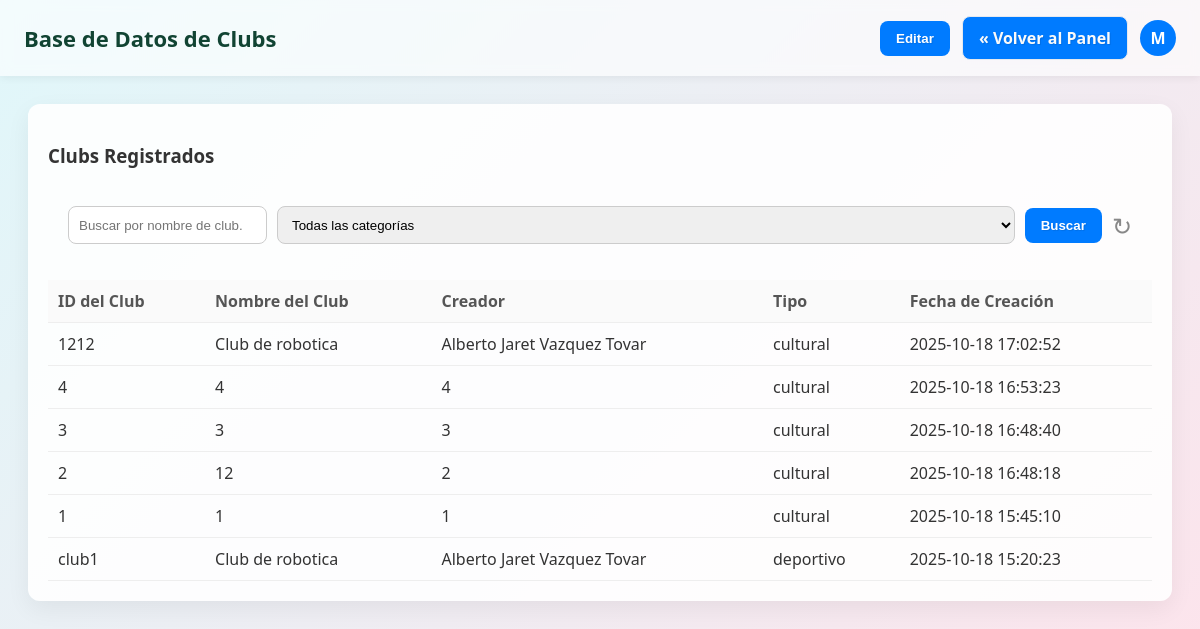
Page /view_clubs.php (signed in) on the earlier database version.
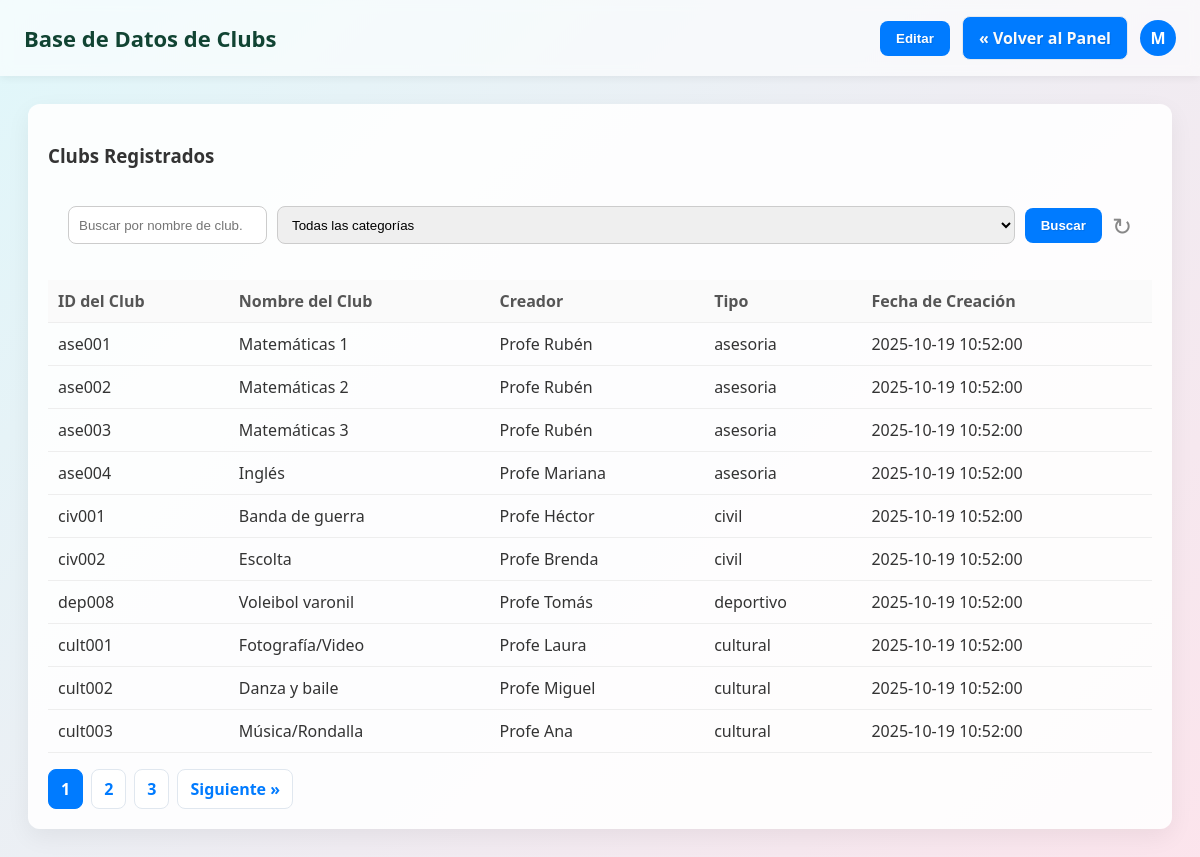
Same page on the later database version.
### tables this page shows
CREATE TABLE `clubs` (
  `club_id` varchar(50) NOT NULL,
  `club_name` varchar(100) NOT NULL,
  `password` varchar(255) NOT NULL,
  `creator_name` varchar(100) NOT NULL,
  `club_type` enum('cultural','deportivo','civil','asesoria') NOT NULL,
  `created_at` datetime DEFAULT current_timestamp()
);

### view_clubs.php (the view, shortened to what this page needs)
<?php
require 'config.php';
$user = $_SESSION['user'];
$search = trim($_GET['search'] ?? '');
$type = trim($_GET['type'] ?? '');
$page = max(1, intval($_GET['page'] ?? 1));
$limit = 10;
$offset = ($page - 1) * $limit;
$params = [];
$whereSql = '';
$countSql = "SELECT COUNT(*) FROM clubs $whereSql";
$countStmt = $pdo->prepare($countSql);
$countStmt->execute($params);
$total = (int) $countStmt->fetchColumn();
$totalPages = $total > 0 ? ceil($total / $limit) : 1;
$sql = "SELECT club_id, club_name, creator_name, club_type, created_at FROM clubs $whereSql ORDER BY created_at DESC LIMIT ? OFFSET ?";
$stmt = $pdo->prepare($sql);
$paramIndex = 1;
$stmt->bindValue($paramIndex++, $limit, PDO::PARAM_INT);
$stmt->bindValue($paramIndex++, $offset, PDO::PARAM_INT);
$stmt->execute();
$clubs = $stmt->fetchAll(PDO::FETCH_ASSOC);
?>
<!doctype html>
<html lang="es">
<head>
</head>
<body>
 <header>
  <h2>Base de Datos de Clubs</h2>
  <div class="header-actions">
    <button id="toggleEditBtn" class="btn" type="button">Editar</button>
    <a href="teacher_dashboard.php" class="btn alt">&laquo; Volver al Panel</a>
    <div class="usericon">
      <div class="avatar"><?=strtoupper($user['username'][0] ?? 'U')?></div>
    </div>
  </div>
 </header>
  <div class="container">
    <div class="card">
      <h3>Clubs Registrados</h3>
      <form id="filterForm" class="filter-controls">
        <input type="search" id="searchInput" name="search" placeholder="Buscar por nombre de club..." value="<?= htmlspecialchars($search) ?>">
        <select id="typeFilter" name="type">
          <option value="">Todas las categorías</option>
        </select>
        <button type="submit" class="btn">Buscar</button>
        <a href="view_clubs.php" class="reset-btn" title="Restablecer filtros">↻</a>
      </form>
      <?php if (empty($clubs)): ?>
        <p>No se encontraron clubs con los filtros seleccionados.</p>
      <?php else: ?>
        <table class="table">
          <thead>
            <tr>
              <th>ID del Club</th>
              <th>Nombre del Club</th>
              <th>Creador</th>
              <th>Tipo</th>
              <th>Fecha de Creación</th>
            </tr>
          </thead>
          <tbody>
            <?php foreach ($clubs as $club): ?>
              <tr data-id="<?= htmlspecialchars($club['club_id']) ?>" data-name="<?= htmlspecialchars($club['club_name']) ?>">
                <td data-col="club_id"><?= htmlspecialchars($club['club_id']) ?></td>
                <td data-col="club_name"><?= htmlspecialchars($club['club_name']) ?></td>
                <td data-col="creator_name"><?= htmlspecialchars($club['creator_name']) ?></td>
                <td data-col="club_type"><?= htmlspecialchars($club['club_type']) ?></td>
                <td><?= htmlspecialchars($club['created_at']) ?></td>
              </tr>
            <?php endforeach; ?>
          </tbody>
        </table>
      <?php endif; ?>
      <?php
      if ($totalPages > 1) {
          echo '<div class="pagination">';
          $queryParams = ['search' => $search, 'type' => $type];
          for ($i = 1; $i <= $totalPages; $i++) {
              $activeClass = ($i == $page) ? 'active' : '';
              echo '<a href="?' . http_build_query(array_merge($queryParams, ['page' => $i])) . '" class="' . $activeClass . '">' . $i . '</a>';
          }
          if ($page < $totalPages) {
              echo '<a href="?' . http_build_query(array_merge($queryParams, ['page' => $page + 1])) . '">Siguiente &raquo;</a>';
          }
          echo '</div>';
      }
      ?>
    </div>
  </div>
</body>
</html>

### view_clubs.php (style rules this page uses)
:root { --bg1: #e0f7fa; --bg2: #fce4ec; --card-bg: rgba(255,255,255,0.9); --primary: #007bff; --muted: #888; --glass: rgba(255,255,255,0.6); --radius: 12px; }
body { margin: 0; font-family: 'Segoe UI', Roboto, Arial, sans-serif; background: linear-gradient(135deg, var(--bg1), var(--bg2)); color: #333; -webkit-font-smoothing:antialiased; -moz-osx-font-smoothing:grayscale; }
header { background: var(--glass); backdrop-filter: blur(6px); box-shadow: 0 2px 8px rgba(0,0,0,0.06); padding: 16px 24px; position: sticky; top: 0; z-index: 100; display: flex; justify-content: space-between; align-items: center; }
header h2 { margin: 0; font-size: 22px; color:#143; }
.container { max-width: 1160px; margin: 0 auto; padding: 28px; }
.card { background: var(--card-bg); border-radius: var(--radius); box-shadow: 0 8px 24px rgba(0,0,0,0.06); padding: 20px; margin-bottom: 28px; }
.table { width: 100%; border-collapse: collapse; margin-top: 12px; }
.table th, .table td { padding: 10px; border-bottom: 1px solid #eee; text-align: left; }
.table th { background: #fafafa; color: #555; }
.btn { padding: 10px 16px; background: var(--primary); color: #fff !important; border: none; border-radius: 8px; cursor: pointer; font-weight:600; text-decoration: none; display: inline-block; text-shadow: 1px 1px 1px rgba(0,0,0,0.1); }
.btn.alt { background:#007bff;color:#fafafa !important;border:1px solid #e6e9ef; box-shadow:none; }
.pagination { margin-top: 16px; display:flex; flex-wrap:wrap; gap:8px; }
.pagination a { padding: 8px 12px; border-radius: 8px; background: #fff; border: 1px solid #e0e7ef; color: var(--primary); text-decoration: none; font-weight:600; }
.pagination a.active { background-color: var(--primary); color: white; border-color: var(--primary); }
form { padding: 20px; }
input[type="text"], input[type="password"], select { width: 100%; height: 40px; padding: 0 10px; border: 1px solid #ccc; border-radius: 8px; box-sizing: border-box; }
.filter-controls { display: flex; gap: 10px; margin-bottom: 16px; align-items: center; }
.filter-controls input[type="search"], .filter-controls select { height: 38px; padding: 0 10px; border-radius: 8px; border: 1px solid #ccc; }
.filter-controls input[type="search"] { flex: 1; }
.filter-controls .reset-btn { font-size: 24px; text-decoration: none; color: #888; }
.header-actions { display:flex; align-items:center; gap:12px; }
.usericon { position: relative; }
.avatar { width: 36px; height: 36px; border-radius: 50%; background: var(--primary); color: #fff; display: flex; align-items: center; justify-content: center; font-weight: 600; cursor: pointer; }

Differences in the rows shown:
removed clubs: club_id "1212", club_name "Club de robotica", creator_name "Alberto Jaret Vazquez Tovar", club_type "cultural", created_at "2025-10-18 17:02:52"
removed clubs: club_id "4", club_name "4", creator_name "4", club_type "cultural", created_at "2025-10-18 16:53:23"
removed clubs: club_id "3", club_name "3", creator_name "3", club_type "cultural", created_at "2025-10-18 16:48:40"
removed clubs: club_id "2", club_name "12", creator_name "2", club_type "cultural", created_at "2025-10-18 16:48:18"
removed clubs: club_id "1", club_name "1", creator_name "1", club_type "cultural", created_at "2025-10-18 15:45:10"
no longer on this page (row unchanged): clubs: club_id "club1", club_name "Club de robotica", creator_name "Alberto Jaret Vazquez Tovar", club_type "deportivo", created_at "2025-10-18 15:20:23"
added clubs: club_id "ase001", club_name "Matemáticas 1", creator_name "Profe Rubén", club_type "asesoria", created_at "2025-10-19 10:52:00"
added clubs: club_id "ase002", club_name "Matemáticas 2", creator_name "Profe Rubén", club_type "asesoria", created_at "2025-10-19 10:52:00"
added clubs: club_id "ase003", club_name "Matemáticas 3", creator_name "Profe Rubén", club_type "asesoria", created_at "2025-10-19 10:52:00"
added clubs: club_id "ase004", club_name "Inglés", creator_name "Profe Mariana", club_type "asesoria", created_at "2025-10-19 10:52:00"
added clubs: club_id "civ001", club_name "Banda de guerra", creator_name "Profe Héctor", club_type "civil", created_at "2025-10-19 10:52:00"
added clubs: club_id "civ002", club_name "Escolta", creator_name "Profe Brenda", club_type "civil", created_at "2025-10-19 10:52:00"
added clubs: club_id "dep008", club_name "Voleibol varonil", creator_name "Profe Tomás", club_type "deportivo", created_at "2025-10-19 10:52:00"
added clubs: club_id "cult001", club_name "Fotografía/Video", creator_name "Profe Laura", club_type "cultural", created_at "2025-10-19 10:52:00"
added clubs: club_id "cult002", club_name "Danza y baile", creator_name "Profe Miguel", club_type "cultural", created_at "2025-10-19 10:52:00"
added clubs: club_id "cult003", club_name "Música/Rondalla", creator_name "Profe Ana", club_type "cultural", created_at "2025-10-19 10:52:00"
Other differences:
new list line: "1"
new list line: "2"
new list line: "3"
text now shown: "Siguiente »"
